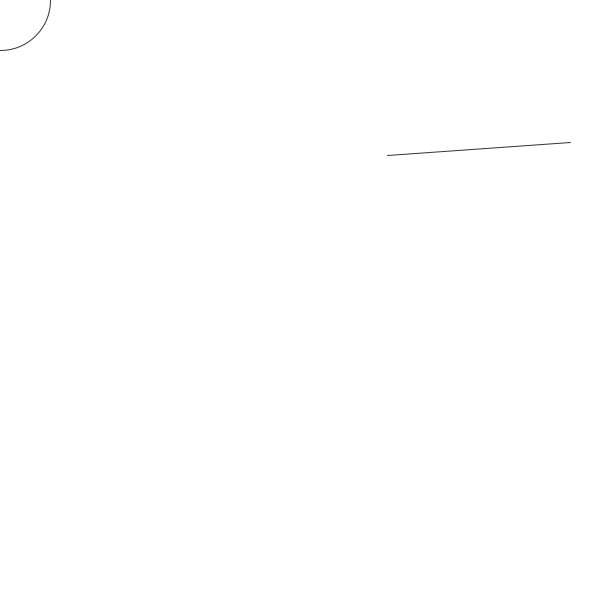
Frame 1 (no input)
Frame 60 (the mouse pressed at the canvas centre just before this capture): identical to frame 1, image omitted
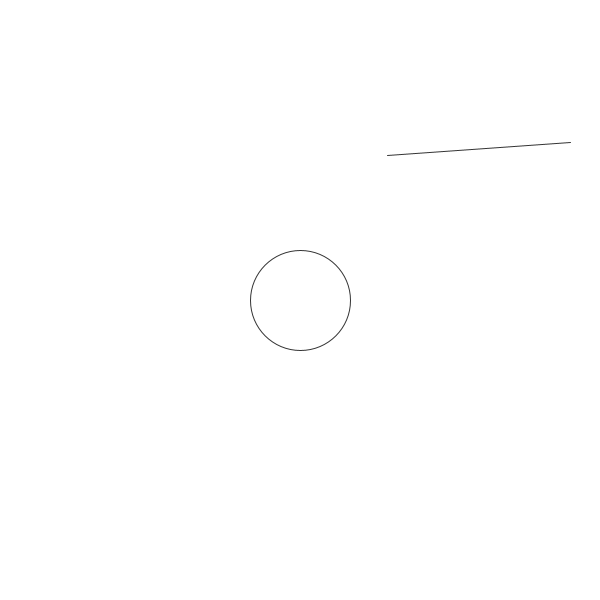
Frame 120 (the mouse held since frame 60 and released just before this capture)

The Processing sketch that drew these frames (run headless with seeded random() and noise(); from frame 60 on, the mouse is pressed at the canvas centre):

// Processing sketch: DistanceLinePoint
// ── DistanceLinePoint.pde
PVector startP;  // start of the line
PVector endP;  // end of the line

void setup() {
  size(600, 600);

  startP = new PVector(random(0, width), random(0, height)); 
  endP = new PVector(random(0, width), random(0, height));
}


void draw() {
  background(255);

  noFill();
  stroke(52);

  line(startP.x, startP.y, endP.x, endP.y);

  PVector mouseP = new PVector(mouseX, mouseY);

  if (distanceSegmentPoint(startP, endP, mouseP) < 50) {
    noStroke();
    fill(255, 69, 0);
  } 
  else {
    stroke(52);
    noFill();
  }

  ellipse(mouseP.x, mouseP.y, 100, 100);
}



/**
 * Calculates the distance of a point to a given line segment in 2D
 * 
 * @param theA the first point of the line segment
 * @param theB the second point of the line segment
 * @param thePoint the point to check against.
 * @return the closest distance of the given point to the line segment
 */
float distanceSegmentPoint(PVector theA, PVector theB, PVector thePoint) {
  float dX = theB.x - theA.x;
  float dY = theB.y - theA.y;

  if ((dX == 0) && (dY == 0)) {  // Line is just a point
    return theA.dist(thePoint);
  }

  float u = ((thePoint.x - theA.x) * dX + (thePoint.y - theA.y) * dY) / (dX * dX + dY * dY);

  PVector closestPoint;
  if (u < 0) {
    closestPoint = theA;
  } 
  else if (u > 1) {
    closestPoint = theB;
  } 
  else {
    closestPoint = new PVector(theA.x + u * dX, theA.y + u * dY);
  }

  return closestPoint.dist(thePoint);
}
